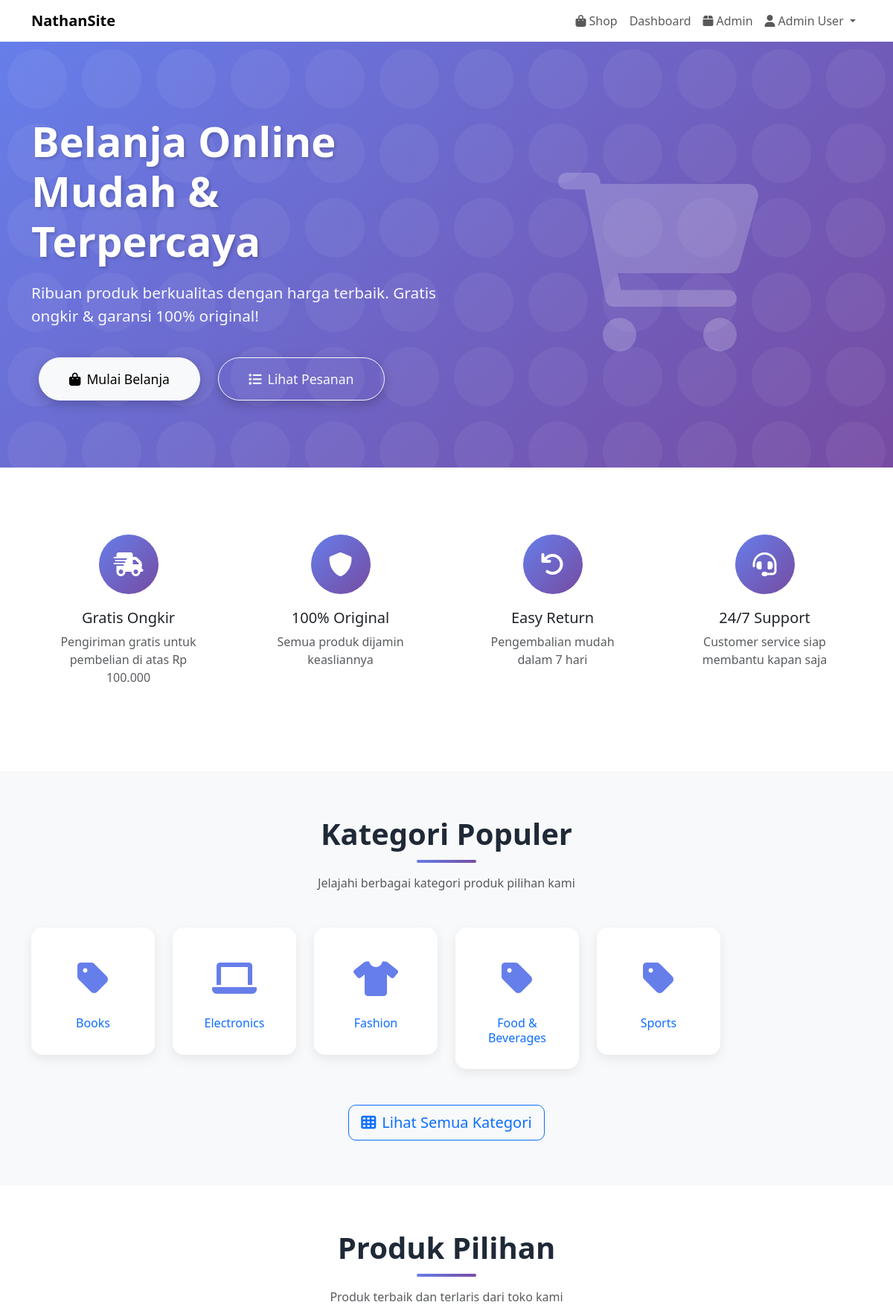
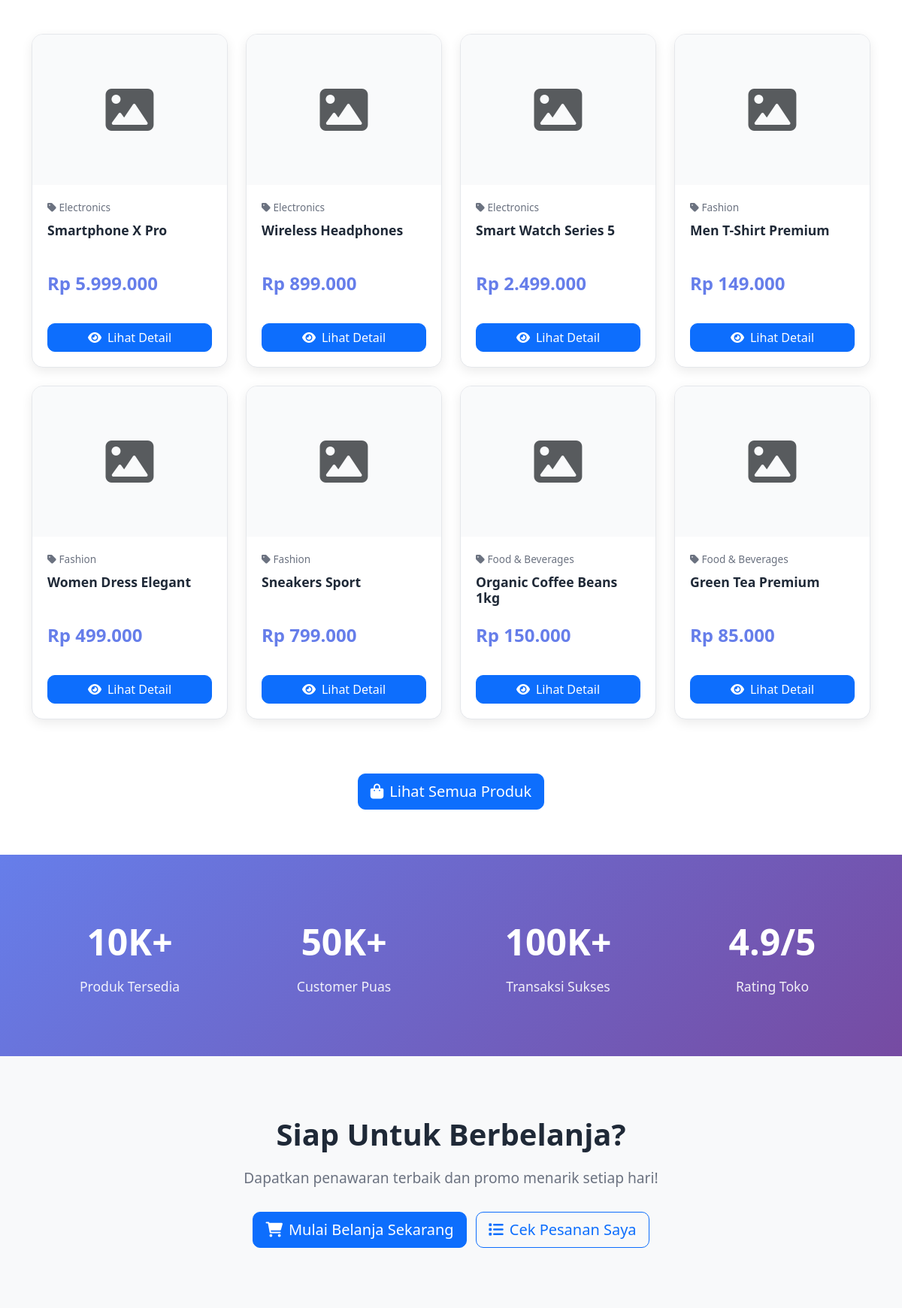
/ (signed in), run on the app's committed database (2 pictures, top to bottom).
### tables this page shows
CREATE TABLE IF NOT EXISTS tbl_categories (
    id INT AUTO_INCREMENT PRIMARY KEY,
    name VARCHAR(100) NOT NULL,
    description TEXT,
    image VARCHAR(255),
    created_at TIMESTAMP DEFAULT CURRENT_TIMESTAMP
);

CREATE TABLE IF NOT EXISTS tbl_products (
    id INT AUTO_INCREMENT PRIMARY KEY,
    category_id INT NOT NULL,
    name VARCHAR(200) NOT NULL,
    description TEXT,
    price DECIMAL(10,2) NOT NULL,
    stock INT DEFAULT 0,
    image VARCHAR(255),
    status ENUM('active', 'inactive') DEFAULT 'active',
    created_at TIMESTAMP DEFAULT CURRENT_TIMESTAMP,
    updated_at TIMESTAMP DEFAULT CURRENT_TIMESTAMP ON UPDATE CURRENT_TIMESTAMP,
    FOREIGN KEY (category_id) REFERENCES tbl_categories(id) ON DELETE CASCADE
);

### app/controller/Home.php (called while the page is built)
<?php
class Home extends Controller {
    public function index() {
        $productModel = $this->model('Product_model');
        $categoryModel = $this->model('Category_model');
        $data['title'] = 'AIMVC Store - Belanja Online Terpercaya';
        $data['featured_products'] = $productModel->getAllProducts(8);
        $data['categories'] = $categoryModel->getAllCategories();
        $data['cart_count'] = 0;
        if (isset($_SESSION['user_id'])) {
            $cartModel = $this->model('Cart_model');
            $data['cart_count'] = $cartModel->getCartCount($_SESSION['user_id']);
        }
        $this->view('home/index', $data);
    }
}
?>

### public/index.php (called while the page is built, shortened)
<?php
    $app = new App();
?>

### app/model/Category_model.php (called while the page is built, shortened)
<?php
class Category_model {
    private $db;
    public function __construct() {
        $this->db = new Database();
    }
    public function getAllCategories() {
        $conn = $this->db->getConnection();
        $sql = "SELECT * FROM tbl_categories ORDER BY name ASC";
        $result = $conn->query($sql);
        $categories = [];
        if ($result && $result->num_rows > 0) {
            while ($row = $result->fetch_assoc()) {
                $categories[] = $row;
            }
        }
        return $categories;
    }
}
?>

### app/model/Product_model.php (called while the page is built, shortened)
<?php
class Product_model {
    private $db;
    public function __construct() {
        $this->db = new Database();
    }
    public function getAllProducts($limit = null) {
        $conn = $this->db->getConnection();
        $sql = "SELECT p.*, c.name as category_name
                FROM tbl_products p
                LEFT JOIN tbl_categories c ON p.category_id = c.id
                WHERE p.status = 'active'
                ORDER BY p.created_at DESC";
        if ($limit) {
            $sql .= " LIMIT " . (int)$limit;
        }
        $result = $conn->query($sql);
        $products = [];
        if ($result && $result->num_rows > 0) {
            while ($row = $result->fetch_assoc()) {
                $products[] = $row;
            }
        }
        return $products;
    }
}
?>

### app/view/home/index.php (the view, shortened to what this page needs)
<?php require_once '../app/view/template/header.php'; ?>
<section class="hero-section">
    <div class="container">
        <div class="row align-items-center">
            <div class="col-lg-6 hero-content">
                <h1 class="hero-title">Belanja Online<br>Mudah & Terpercaya</h1>
                <p class="hero-subtitle">Ribuan produk berkualitas dengan harga terbaik. Gratis ongkir & garansi 100% original!</p>
                <div class="hero-buttons">
                    <a href="<?= BASEURL; ?>shop" class="btn btn-light btn-lg">
                        <i class="fas fa-shopping-bag me-2"></i>Mulai Belanja
                    </a>
                    <a href="<?= BASEURL; ?>shop/myOrders" class="btn btn-outline-light btn-lg">
                        <i class="fas fa-list me-2"></i>Lihat Pesanan
                    </a>
                </div>
            </div>
            <div class="col-lg-6 text-center">
                <i class="fas fa-shopping-cart" style="font-size: 15rem; opacity: 0.2;"></i>
            </div>
        </div>
    </div>
</section>
<section class="features-section">
    <div class="container">
        <div class="row">
            <div class="col-md-3 mb-4">
                <div class="feature-card">
                    <div class="feature-icon">
                        <i class="fas fa-shipping-fast"></i>
                    </div>
                    <h5>Gratis Ongkir</h5>
                    <p class="text-muted mb-0">Pengiriman gratis untuk pembelian di atas Rp 100.000</p>
                </div>
            </div>
            <div class="col-md-3 mb-4">
                <div class="feature-card">
                    <div class="feature-icon">
                        <i class="fas fa-shield-alt"></i>
                    </div>
                    <h5>100% Original</h5>
                    <p class="text-muted mb-0">Semua produk dijamin keasliannya</p>
                </div>
            </div>
            <div class="col-md-3 mb-4">
                <div class="feature-card">
                    <div class="feature-icon">
                        <i class="fas fa-undo"></i>
                    </div>
                    <h5>Easy Return</h5>
                    <p class="text-muted mb-0">Pengembalian mudah dalam 7 hari</p>
                </div>
            </div>
            <div class="col-md-3 mb-4">
                <div class="feature-card">
                    <div class="feature-icon">
                        <i class="fas fa-headset"></i>
                    </div>
                    <h5>24/7 Support</h5>
                    <p class="text-muted mb-0">Customer service siap membantu kapan saja</p>
                </div>
            </div>
        </div>
    </div>
</section>
<section class="categories-section">
    <div class="container">
        <div class="text-center mb-5">
            <h2 class="section-title">Kategori Populer</h2>
            <p class="text-muted">Jelajahi berbagai kategori produk pilihan kami</p>
        </div>
        <div class="row">
            <?php
            $icons = [
                'Electronics' => 'laptop',
                'Fashion' => 'tshirt',
                'Food & Beverage' => 'coffee',
                'Books & Stationery' => 'book',
                'Sports & Outdoors' => 'basketball-ball',
                'Beauty & Health' => 'heart',
                'Home & Living' => 'home',
                'Toys & Hobbies' => 'gamepad',
                'Automotive' => 'car',
                'Services' => 'concierge-bell'
            ];
            $displayCategories = array_slice($data['categories'], 0, 6);
            foreach ($displayCategories as $category):
                $icon = $icons[$category['name']] ?? 'tag';
            ?>
                <div class="col-md-4 col-lg-2 mb-4">
                    <a href="<?= BASEURL; ?>shop/index/<?= $category['id']; ?>" class="text-decoration-none">
                        <div class="category-card">
                            <div class="category-icon">
                                <i class="fas fa-<?= $icon; ?>"></i>
                            </div>
                            <h6 class="mb-0"><?= htmlspecialchars($category['name']); ?></h6>
                        </div>
                    </a>
                </div>
            <?php endforeach; ?>
        </div>
        <div class="text-center mt-4">
            <a href="<?= BASEURL; ?>shop" class="btn btn-outline-primary btn-lg">
                <i class="fas fa-th me-2"></i>Lihat Semua Kategori
            </a>
        </div>
    </div>
</section>
<section class="products-section">
    <div class="container">
        <div class="text-center mb-5">
            <h2 class="section-title">Produk Pilihan</h2>
            <p class="text-muted">Produk terbaik dan terlaris dari toko kami</p>
        </div>
        <?php if (empty($data['featured_products'])): ?>
            <div class="alert alert-info text-center">
                <i class="fas fa-info-circle"></i> Produk akan segera ditambahkan
            </div>
        <?php else: ?>
            <div class="row">
                <?php foreach ($data['featured_products'] as $product): ?>
                    <div class="col-md-6 col-lg-3 mb-4">
                        <div class="product-card">
                            <div class="product-image">
                                <?php if (!empty($product['image'])): ?>
                                    <img src="<?= htmlspecialchars($product['image']); ?>"
                                         alt="<?= htmlspecialchars($product['name']); ?>">
                                <?php else: ?>
                                    <i class="fas fa-image fa-4x text-muted"></i>
                                <?php endif; ?>
                            </div>
                            <div class="product-body">
                                <div class="product-category">
                                    <i class="fas fa-tag"></i> <?= htmlspecialchars($product['category_name'] ?? 'Uncategorized'); ?>
                                </div>
                                <h5 class="product-title"><?= htmlspecialchars($product['name']); ?></h5>
                                <div class="product-price">Rp <?= number_format($product['price'], 0, ',', '.'); ?></div>
                            </div>
                            <div class="product-footer">
                                <a href="<?= BASEURL; ?>shop/detail/<?= $product['id']; ?>" class="btn btn-primary w-100">
                                    <i class="fas fa-eye me-2"></i>Lihat Detail
                                </a>
                            </div>
                        </div>
                    </div>
                <?php endforeach; ?>
            </div>
            <div class="text-center mt-5">
                <a href="<?= BASEURL; ?>shop" class="btn btn-primary btn-lg">
                    <i class="fas fa-shopping-bag me-2"></i>Lihat Semua Produk
                </a>
            </div>
        <?php endif; ?>
    </div>
</section>
<section class="stats-section">
    <div class="container">
        <div class="row">
            <div class="col-md-3">
                <div class="stat-item">
                    <div class="stat-number">10K+</div>
                    <div class="stat-label">Produk Tersedia</div>
                </div>
            </div>
            <div class="col-md-3">
                <div class="stat-item">
                    <div class="stat-number">50K+</div>
                    <div class="stat-label">Customer Puas</div>
                </div>
            </div>
            <div class="col-md-3">
                <div class="stat-item">
                    <div class="stat-number">100K+</div>
                    <div class="stat-label">Transaksi Sukses</div>
                </div>
            </div>
            <div class="col-md-3">
                <div class="stat-item">
                    <div class="stat-number">4.9/5</div>
                    <div class="stat-label">Rating Toko</div>
                </div>
            </div>
        </div>
    </div>
</section>
<section class="cta-section">
    <div class="container">
        <h2 class="cta-title">Siap Untuk Berbelanja?</h2>
        <p class="cta-subtitle">Dapatkan penawaran terbaik dan promo menarik setiap hari!</p>
        <?php if (isset($_SESSION['user_id'])): ?>
            <a href="<?= BASEURL; ?>shop" class="btn btn-primary btn-lg me-2">
                <i class="fas fa-shopping-cart me-2"></i>Mulai Belanja Sekarang
            </a>
            <a href="<?= BASEURL; ?>shop/myOrders" class="btn btn-outline-primary btn-lg">
                <i class="fas fa-list me-2"></i>Cek Pesanan Saya
            </a>
        <?php endif; ?>
    </div>
</section>
<?php require_once '../app/view/template/footer.php'; ?>

### app/view/template/header.php (style rules this page uses)
body { background: linear-gradient(135deg, #f5f7fa 0%, #c3cfe2 100%); min-height: 100vh; }
.btn { border-radius: 10px; }

### app/view/home/index.php (style rules this page uses)
body { background: #f8f9fa; }
.hero-section { background: linear-gradient(135deg, #667eea 0%, #764ba2 100%); color: white; padding: 100px 0 80px; position: relative; overflow: hidden; }
.hero-section::before { content: ''; position: absolute; top: 0; left: 0; right: 0; bottom: 0; animation: float 20s linear infinite; }
.hero-content { position: relative; z-index: 1; }
.hero-title { font-size: 3.5rem; font-weight: 800; margin-bottom: 20px; text-shadow: 2px 2px 4px rgba(0,0,0,0.2); animation: fadeInUp 0.8s ease; }
.hero-subtitle { font-size: 1.3rem; margin-bottom: 30px; opacity: 0.95; animation: fadeInUp 1s ease; }
.hero-buttons { animation: fadeInUp 1.2s ease; }
.hero-buttons .btn { padding: 15px 40px; font-size: 1.1rem; border-radius: 50px; margin: 10px; transition: all 0.3s; box-shadow: 0 5px 15px rgba(0,0,0,0.2); }
.features-section { padding: 60px 0; background: white; }
.feature-card { text-align: center; padding: 30px; transition: all 0.3s; border-radius: 15px; }
.feature-icon { width: 80px; height: 80px; background: linear-gradient(135deg, #667eea 0%, #764ba2 100%); border-radius: 50%; display: flex; align-items: center; justify-content: center; margin: 0 auto 20px; font-size: 2rem; color: white; }
.categories-section { padding: 60px 0; background: #f8f9fa; }
.category-card { background: white; border-radius: 15px; padding: 30px; text-align: center; transition: all 0.3s; box-shadow: 0 5px 15px rgba(0,0,0,0.08); border: 2px solid transparent; cursor: pointer; }
.category-icon { font-size: 3rem; margin-bottom: 15px; color: #667eea; }
.products-section { padding: 60px 0; background: white; }
.section-title { font-size: 2.5rem; font-weight: 700; margin-bottom: 15px; color: #1f2937; position: relative; padding-bottom: 15px; }
.section-title::after { content: ''; position: absolute; bottom: 0; left: 50%; transform: translateX(-50%); width: 80px; height: 4px; background: linear-gradient(135deg, #667eea 0%, #764ba2 100%); border-radius: 2px; }
.product-card { background: white; border-radius: 15px; overflow: hidden; transition: all 0.3s; box-shadow: 0 5px 15px rgba(0,0,0,0.08); height: 100%; border: 1px solid #e5e7eb; }
.product-image { height: 200px; background: #f9fafb; display: flex; align-items: center; justify-content: center; position: relative; overflow: hidden; }
.product-body { padding: 20px; }
.product-title { font-size: 1.1rem; font-weight: 600; margin-bottom: 10px; color: #1f2937; height: 3em; overflow: hidden; }
.product-category { font-size: 0.85rem; color: #6b7280; margin-bottom: 10px; }
.product-price { font-size: 1.5rem; font-weight: 700; color: #667eea; margin-bottom: 15px; }
.product-footer { padding: 0 20px 20px; }
.stats-section { background: linear-gradient(135deg, #667eea 0%, #764ba2 100%); color: white; padding: 60px 0; }
.stat-item { text-align: center; padding: 20px; }
.stat-number { font-size: 3rem; font-weight: 800; margin-bottom: 10px; }
.stat-label { font-size: 1.1rem; opacity: 0.9; }
.cta-section { background: #f8f9fa; padding: 80px 0; text-align: center; }
.cta-title { font-size: 2.5rem; font-weight: 700; margin-bottom: 20px; color: #1f2937; }
.cta-subtitle { font-size: 1.2rem; color: #6b7280; margin-bottom: 30px; }

### data on the page
tbl_categories: name "Books"
tbl_categories: name "Electronics"
tbl_categories: name "Fashion"
tbl_categories: name "Food & Beverages"
tbl_categories: name "Sports"
tbl_products: category.name "Electronics", name "Smartphone X Pro", price "5.999.000"
tbl_products: category.name "Electronics", name "Wireless Headphones", price "899.000"
tbl_products: category.name "Electronics", name "Smart Watch Series 5", price "2.499.000"
tbl_products: category.name "Fashion", name "Men T-Shirt Premium", price "149.000"
tbl_products: category.name "Fashion", name "Women Dress Elegant", price "499.000"
tbl_products: category.name "Fashion", name "Sneakers Sport", price "799.000"
tbl_products: category.name "Food & Beverages", name "Organic Coffee Beans 1kg", price "150.000"
tbl_products: category.name "Food & Beverages", name "Green Tea Premium", price "85.000"

### other printed values
$_SESSION['user_name'] "Admin User"
